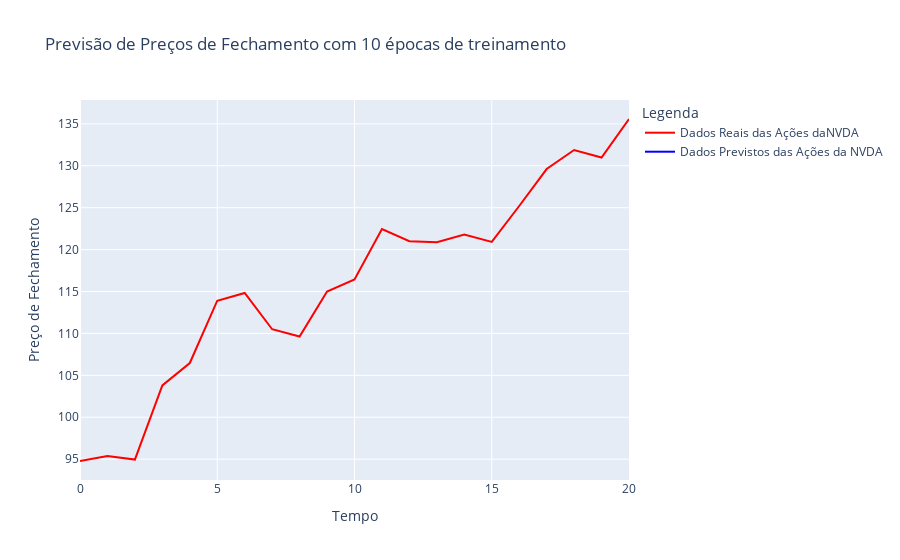

Here is the notebook cell this chart was saved with:
### Markdown cell above
# Avaliação de Resultados

### Code cell
# avaliando os resultados
import plotly.graph_objects as go

fig = go.Figure()

fig.add_trace(go.Scatter(x=list(range(len(fechamento_real))), y=fechamento_real,
                         mode='lines', name=f'Dados Reais das Ações da{name}', 
                         line=dict(color='red')))

fig.add_trace(go.Scatter(x=list(range(len(variacao_final))), y=variacao_final,
                         mode='lines', name=f'Dados Previstos das Ações da {name}', 
                         line=dict(color='blue')))

fig.update_layout(title='Previsão de Preços de Fechamento com 10 épocas de treinamento', xaxis_title = 'Tempo', yaxis_title='Preço de Fechamento', 
                  legend_title = 'Legenda')

fig.show()

### Figure 1 — Plotly figure (JSON) as saved in the notebook; plotly's stock layout.template omitted (floating-point values rounded to 4 significant figures)
{"data": [{"line": {"color": "red"}, "mode": "lines", "name": "Dados Reais das Ações daNVDA", "type": "scatter", "x": [0, 1, 2, 3, 4, 5, 6, 7, 8, 9, 10, 11, 12, 13, 14, 15, 16, 17, 18, 19, 20], "y": [94.78, 95.39, 94.95, 103.8, 106.5, 113.9, 114.8, 110.5, 109.6, 115, 116.4, 122.4, 121.0, 120.9, 121.8, 120.9, 125.2, 129.6, 131.9, 131.0, 135.6]}, {"line": {"color": "blue"}, "mode": "lines", "name": "Dados Previstos das Ações da NVDA", "type": "scatter", "x": [0, 1, 2, 3, 4, 5, 6, 7, 8, 9, 10, 11, 12, 13, 14, 15, 16, 17, 18, 19, 20], "y": [[1.283], [1.243], [1.146], [1.038], [0.9679], [0.9544], [0.9928], [1.054], [1.101], [1.115], [1.11], [1.101], [1.107], [1.124], [1.146], [1.166], [1.178], [1.189], [1.207], [1.233], [1.258]]}], "layout": {"legend": {"title": {"text": "Legenda"}}, "title": {"text": "Previsão de Preços de Fechamento com 10 épocas de treinamento"}, "xaxis": {"title": {"text": "Tempo"}}, "yaxis": {"title": {"text": "Preço de Fechamento"}}}}
